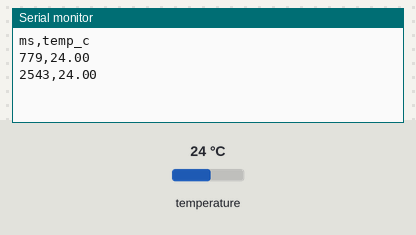
A sketch run on a simulated Arduino Uno, built with avr-gcc and run on an emulated ATmega328P. Parts: the last lines printed to the serial monitor. The test bench sets the inputs (shaded band); at power-on: temperature 24 °C.

Above: at 3.3 s.
3.4 s: temperature set to 12 °C
At 5.5 s:
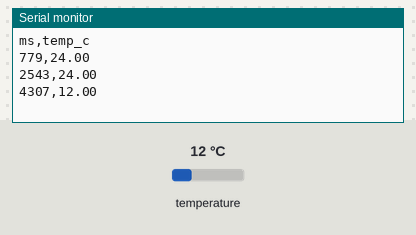
5.9 s: temperature set to 19 °C
At 7.0 s:
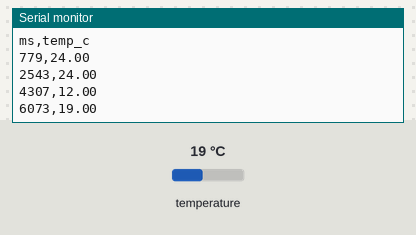
Timing chart, 0 to 8.9 s (numbered marks = the images above; inputs shaded):
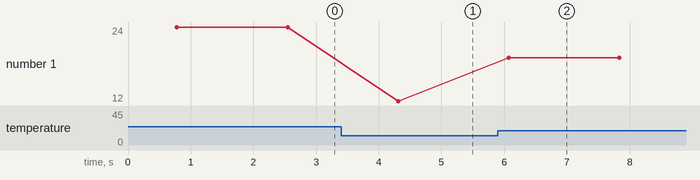

The sketch:

temp_logger_ds18b20.ino
```cpp
// Arduino Temperature Logger — DS18B20 (1-Wire)
// Libraries: OneWire, DallasTemperature (install via Library Manager)

#include <OneWire.h>
#include <DallasTemperature.h>

const int ONE_WIRE_BUS = 2; // D2
OneWire oneWire(ONE_WIRE_BUS);
DallasTemperature sensors(&oneWire);

void setup() {
  Serial.begin(9600);
  sensors.begin();
  Serial.println("ms,temp_c");
}

void loop() {
  sensors.requestTemperatures();
  float tempC = sensors.getTempCByIndex(0);
  unsigned long ms = millis();
  Serial.print(ms);
  Serial.print(",");
  Serial.println(tempC, 2);
  delay(1000);
}
```

Measured:
- after the input at 3.4 s, the serial monitor: prints a new line after 0.91 s (image 1)
- after the input at 5.9 s, the serial monitor: prints a new line after 0.17 s (image 2)
- plotted number 1: 24 → 12 after the input at 3.4 s, 12 → 19 after the input at 5.9 s
